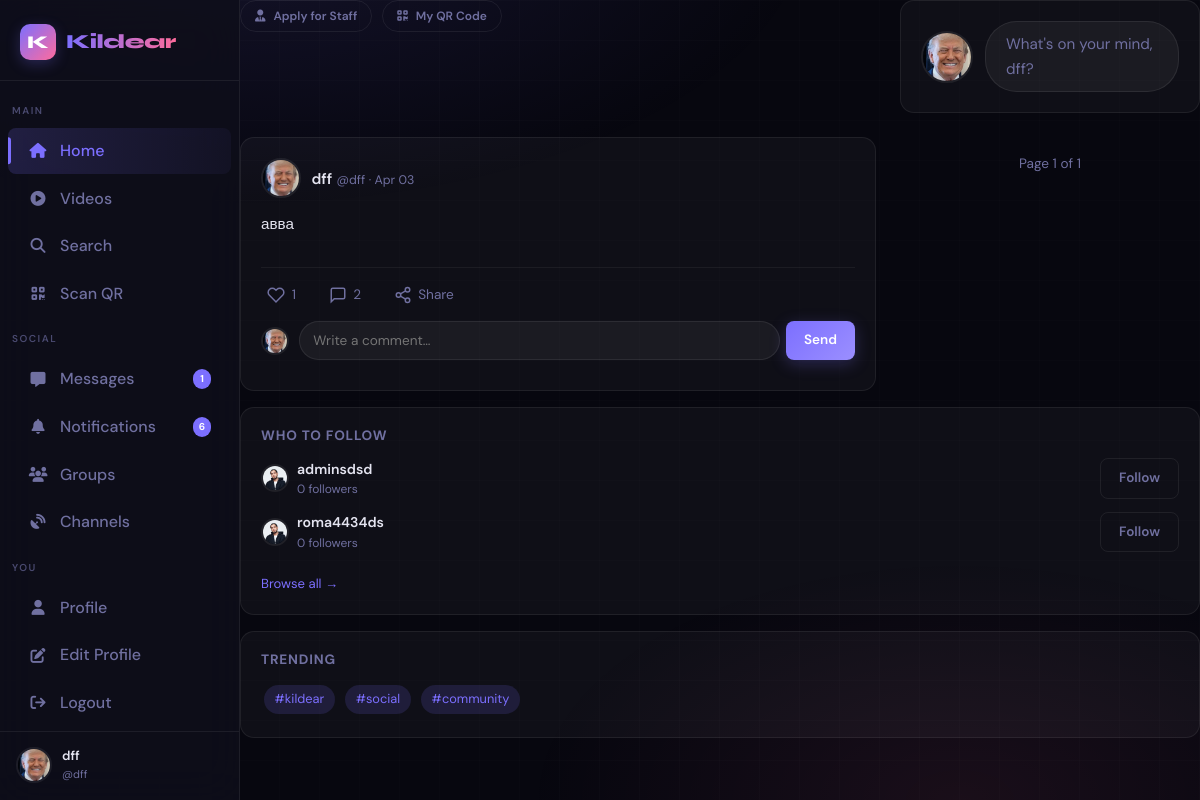
The app's page / (signed in) with its own data.
### app.py (models this page shows, shortened)
class User(UserMixin, db.Model):
    id = db.Column(db.Integer, primary_key=True)
    username = db.Column(db.String(40), unique=True, nullable=False)
    email = db.Column(db.String(120), unique=True, nullable=False)
    password_hash = db.Column(db.String(256), nullable=False)
    display_name = db.Column(db.String(60), default="")
    bio = db.Column(db.String(500), default="")
    preset_avatar = db.Column(db.Integer, default=1)
    preset_cover = db.Column(db.Integer, nullable=True)
    can_upload_custom_avatar = db.Column(db.Boolean, default=False)
    can_upload_custom_cover = db.Column(db.Boolean, default=False)
    custom_avatar = db.Column(db.String(300), nullable=True)
    custom_cover = db.Column(db.String(300), nullable=True)
    website = db.Column(db.String(200), default="")
    location = db.Column(db.String(100), default="")
    accent_color = db.Column(db.String(7), default="#6c63ff")
    is_private = db.Column(db.Boolean, default=False)
    is_verified = db.Column(db.Boolean, default=False)
    is_banned = db.Column(db.Boolean, default=False)
    is_admin = db.Column(db.Boolean, default=False)
    is_moderator = db.Column(db.Boolean, default=False)
    is_online = db.Column(db.Boolean, default=False)
    last_seen = db.Column(db.DateTime, default=datetime.utcnow)
    created_at = db.Column(db.DateTime, default=datetime.utcnow)
    two_factor_enabled = db.Column(db.Boolean, default=False)
    two_factor_secret = db.Column(db.String(32), nullable=True)
    following = db.relationship(
        "User", secondary=follows,
        primaryjoin=follows.c.follower_id == id,
        secondaryjoin=follows.c.followed_id == id,
        backref=db.backref("followers", lazy="dynamic"),
        lazy="dynamic"
    )
    blocked_users = db.relationship(
        "User", secondary=blocks,
        primaryjoin=blocks.c.blocker_id == id,
        secondaryjoin=blocks.c.blocked_id == id,
        backref=db.backref("blocked_by", lazy="dynamic"),
        lazy="dynamic"
    )
    posts = db.relationship("Post", backref="author", lazy="dynamic", foreign_keys="Post.user_id")
    sent_msgs = db.relationship("Message", backref="sender", lazy="dynamic", foreign_keys="Message.sender_id")
    recv_msgs = db.relationship("Message", backref="receiver", lazy="dynamic", foreign_keys="Message.receiver_id")
    notifications = db.relationship("Notification", backref="recipient", lazy="dynamic",
                                    foreign_keys="Notification.user_id")
    comments = db.relationship("Comment", backref="author", lazy="dynamic")
    owned_groups = db.relationship("Group", backref="owner", lazy="dynamic")
    owned_channels = db.relationship("Channel", backref="owner", lazy="dynamic")
    login_history = db.relationship("LoginHistory", backref="user", lazy="dynamic")
    @property
    def follower_count(self):
        return self.followers.count()
    @property
    def avatar_url(self):
        if self.custom_avatar and self.can_upload_custom_avatar:
            return self.custom_avatar
        if self.preset_avatar and self.preset_avatar in PRESET_AVATARS:
            return PRESET_AVATARS[self.preset_avatar]
        return PRESET_AVATARS[1]
    def check_and_update_permissions(self):
        follower_count = self.follower_count
        if follower_count >= 1000 and not self.can_upload_custom_avatar:
            self.can_upload_custom_avatar = True
            db.session.commit()
            logger.info(f"User {self.username} gained custom avatar permission")
        if follower_count >= 5000 and not self.can_upload_custom_cover:
            self.can_upload_custom_cover = True
            db.session.commit()
            logger.info(f"User {self.username} gained custom cover permission")
        return {
            'can_upload_custom_avatar': self.can_upload_custom_avatar,
            'can_upload_custom_cover': self.can_upload_custom_cover
        }

class Post(db.Model):
    id = db.Column(db.Integer, primary_key=True)
    user_id = db.Column(db.Integer, db.ForeignKey("user.id"), nullable=False)
    content = db.Column(db.Text, default="")
    media_url = db.Column(db.String(300), default="")
    media_type = db.Column(db.String(20), default="text")
    thumbnail = db.Column(db.String(300), default="")
    created_at = db.Column(db.DateTime, default=datetime.utcnow)
    views = db.Column(db.Integer, default=0)
    liked_by = db.relationship("User", secondary=post_likes, backref="liked_posts", lazy="dynamic")
    comments = db.relationship("Comment", backref="post", lazy="dynamic", cascade="all,delete")
    expiration = db.relationship("PostExpiration", backref="post_rel", uselist=False, cascade="all,delete")
    @property
    def like_count(self):
        return self.liked_by.count()
    @property
    def comment_count(self):
        return self.comments.count()
    def is_liked_by(self, user) -> bool:
        return self.liked_by.filter(post_likes.c.user_id == user.id).count() > 0

### app.py (the view)
@app.route("/")
@login_required
def index():
    page = request.args.get("page", 1, type=int)
    followed_ids = [u.id for u in current_user.following.all()] + [current_user.id]
    blocked_ids = [b.id for b in current_user.blocked_users]
    posts = (Post.query
             .filter(Post.user_id.in_(followed_ids))
             .filter(Post.user_id.notin_(blocked_ids))
             .order_by(Post.created_at.desc())
             .paginate(page=page, per_page=15, error_out=False))
    suggestions = (User.query
                   .filter(User.id.notin_(followed_ids + blocked_ids))
                   .filter(User.id != current_user.id)
                   .order_by(func.random()).limit(5).all())
    permissions = current_user.check_and_update_permissions()
    return render_template("index.html", posts=posts, suggestions=suggestions, permissions=permissions)

### templates/index.html (shortened to what this page needs)
{% extends "base.html" %}
{% block content %}
<div class="feed-layout">
  <div class="quick-actions" style="display: flex; gap: 10px; margin-bottom: 20px; flex-wrap: wrap;">
    {% if not current_user.is_admin and not current_user.is_moderator %}
    <a href="{{ url_for('apply_admin') }}" class="btn btn-outline btn-sm">
      <i class="fa-solid fa-user-tie"></i> Apply for Staff
    </a>
    {% endif %}
    <button class="btn btn-outline btn-sm" onclick="showMyQRCode()">
      <i class="fa-solid fa-qrcode"></i> My QR Code
    </button>
  </div>
  <div class="card create-post-card" id="createPostCard">
    <div class="create-post-header">
      <a href="{{ url_for('profile', username=current_user.username) }}">
        <img src="{{ current_user.avatar_url }}" class="avatar avatar-md" alt="You">
      </a>
      <button class="create-post-trigger" id="createPostTrigger">
        What's on your mind, {{ current_user.username }}?
      </button>
    </div>
  </div>
  {% if posts.items %}
    {% for post in posts.items %}
    <article class="card post-card" id="post-{{ post.id }}">
      <div class="post-header">
        <a href="{{ url_for('profile', username=post.author.username) }}" class="post-author-link">
          <img src="{{ post.author.avatar_url }}" class="avatar avatar-sm" alt="{{ post.author.username }}">
          <div class="post-author-info">
            <span class="post-author-name">{{ post.author.display_name or post.author.username }}</span>
            <span class="post-author-sub">@{{ post.author.username }} · <time class="rel-time" data-ts="{{ post.created_at.isoformat() }}">{{ post.created_at.strftime('%b %d') }}</time></span>
          </div>
        </a>
      </div>
      {% if post.content %}
      <div class="post-body">
        <p class="post-text {% if post.content|length > 280 %}collapsed{% endif %}" id="text-{{ post.id }}">{{ post.content }}</p>
      </div>
      {% endif %}
      <div class="post-footer">
        <button class="post-action {% if post.is_liked_by(current_user) %}liked{% endif %}"
                onclick="likePost({{ post.id }})">
          <svg width="18" height="18" viewBox="0 0 24 24" fill="{% if post.is_liked_by(current_user) %}currentColor{% else %}none{% endif %}" stroke="currentColor" stroke-width="2">
            <path d="M20.84 4.61a5.5 5.5 0 0 0-7.78 0L12 5.67l-1.06-1.06a5.5 5.5 0 0 0-7.78 7.78l1.06 1.06L12 21.23l7.78-7.78 1.06-1.06a5.5 5.5 0 0 0 0-7.78z"/>
          </svg>
          <span class="like-count" id="like-count-{{ post.id }}">{{ post.like_count }}</span>
        </button>
        <a href="{{ url_for('view_post', post_id=post.id) }}" class="post-action">
          <svg width="18" height="18" viewBox="0 0 24 24" fill="none" stroke="currentColor" stroke-width="2">
            <path d="M21 15a2 2 0 0 1-2 2H7l-4 4V5a2 2 0 0 1 2-2h14a2 2 0 0 1 2 2z"/>
          </svg>
          <span id="comment-count-{{ post.id }}">{{ post.comment_count }}</span>
        </a>
        <button class="post-action" onclick="sharePost({{ post.id }})">
          <svg width="18" height="18" viewBox="0 0 24 24" fill="none" stroke="currentColor" stroke-width="2">
            <circle cx="18" cy="5" r="3"/><circle cx="6" cy="12" r="3"/><circle cx="18" cy="19" r="3"/>
            <line x1="8.59" y1="13.51" x2="15.42" y2="17.49"/><line x1="15.41" y1="6.51" x2="8.59" y2="10.49"/>
          </svg>
          Share
        </button>
      </div>
      <div class="inline-comment">
        <img src="{{ current_user.avatar_url }}" class="avatar avatar-xs" alt="">
        <form class="inline-comment-form" id="comment-form-{{ post.id }}" onsubmit="submitInlineComment(event, {{ post.id }})">
          <input type="text" name="content" class="inline-comment-input" placeholder="Write a comment…" maxlength="1000">
          <button type="submit" class="btn btn-primary btn-xs">Send</button>
        </form>
      </div>
    </article>
    {% endfor %}
    <div class="pagination-row">
      <span class="page-info">Page {{ posts.page }} of {{ posts.pages }}</span>
    </div>
  {% endif %}
</div>
<aside class="right-sidebar">
  <div class="card sidebar-card">
    <h4 class="sidebar-title">Who to follow</h4>
    {% if suggestions %}
      {% for user in suggestions %}
      <div class="suggestion-row">
        <a href="{{ url_for('profile', username=user.username) }}" class="suggestion-user">
          <img src="{{ user.avatar_url }}" class="avatar avatar-xs" alt="{{ user.username }}">
          <div>
            <div class="suggestion-name">{{ user.display_name or user.username }}</div>
            <div class="suggestion-sub">{{ user.follower_count }} followers</div>
          </div>
        </a>
        <button class="btn btn-outline btn-xs" onclick="followUser('{{ user.username }}', this)">Follow</button>
      </div>
      {% endfor %}
    {% else %}
      <p class="sidebar-empty">No suggestions right now.</p>
    {% endif %}
    <a href="{{ url_for('search') }}" class="sidebar-more">Browse all →</a>
  </div>
  <div class="card sidebar-card">
    <h4 class="sidebar-title">Trending</h4>
    <div class="trending-tags">
      <a href="{{ url_for('search', q='kildear') }}" class="trending-tag">#kildear</a>
      <a href="{{ url_for('search', q='social') }}" class="trending-tag">#social</a>
      <a href="{{ url_for('search', q='community') }}" class="trending-tag">#community</a>
    </div>
  </div>
</aside>
{% endblock %}

### templates/base.html (shortened to what this page needs)
<!DOCTYPE html>
<html lang="en" data-theme="dark">
<head>
  <link rel="stylesheet" href="https://cdnjs.cloudflare.com/ajax/libs/font-awesome/6.5.0/css/all.min.css"/>
  <link href="https://cdn.jsdelivr.net/npm/bootstrap@5.3.0/dist/css/bootstrap.min.css" rel="stylesheet">
</head>
<body>
<nav class="sidebar" id="sidebar">
  <a href="{{ url_for('index') }}" class="sidebar-logo">
    <div class="logo-mark">K</div>
    <span class="logo-text">Kildear</span>
  </a>
  <span class="nav-section">Main</span>
  <a href="{{ url_for('index') }}" class="nav-item {% if request.endpoint == 'index' %}active{% endif %}">
    <i class="fa-solid fa-house"></i> Home
  </a>
  <a href="{{ url_for('video_feed') }}" class="nav-item {% if request.endpoint == 'video_feed' %}active{% endif %}">
    <i class="fa-solid fa-play-circle"></i> Videos
  </a>
  <a href="{{ url_for('search') }}" class="nav-item {% if request.endpoint == 'search' %}active{% endif %}">
    <i class="fa-solid fa-magnifying-glass"></i> Search
  </a>
  <a href="{{ url_for('scan_qr_page') }}" class="nav-item {% if request.endpoint == 'scan_qr_page' %}active{% endif %}">
    <i class="fa-solid fa-qrcode"></i> Scan QR
  </a>
  <span class="nav-section">Social</span>
  <a href="{{ url_for('chat_list') }}" class="nav-item {% if 'chat' in request.endpoint %}active{% endif %}">
    <i class="fa-solid fa-message"></i> Messages
    {% if unread_messages > 0 %}
      <span class="nav-badge">{{ unread_messages }}</span>
    {% endif %}
  </a>
  <a href="{{ url_for('notifications') }}" class="nav-item {% if request.endpoint == 'notifications' %}active{% endif %}">
    <i class="fa-solid fa-bell"></i> Notifications
    {% if notif_count > 0 %}
      <span class="nav-badge">{{ notif_count }}</span>
    {% endif %}
  </a>
  <a href="{{ url_for('groups') }}" class="nav-item {% if 'group' in request.endpoint %}active{% endif %}">
    <i class="fa-solid fa-users"></i> Groups
  </a>
  <a href="{{ url_for('channels') }}" class="nav-item {% if 'channel' in request.endpoint %}active{% endif %}">
    <i class="fa-solid fa-satellite-dish"></i> Channels
  </a>
  {% if current_user.is_authenticated %}
  <span class="nav-section">You</span>
  <a href="{{ url_for('profile', username=current_user.username) }}" class="nav-item {% if request.endpoint == 'profile' and request.view_args.get('username') == current_user.username %}active{% endif %}">
    <i class="fa-solid fa-user"></i> Profile
  </a>
  <a href="{{ url_for('edit_profile') }}" class="nav-item {% if request.endpoint == 'edit_profile' %}active{% endif %}">
    <i class="fa-solid fa-pen-to-square"></i> Edit Profile
  </a>
  <a href="{{ url_for('logout') }}" class="nav-item">
    <i class="fa-solid fa-arrow-right-from-bracket"></i> Logout
  </a>
  <div class="sidebar-user">
    <img src="{{ current_user.avatar_url }}" alt="" class="avatar"/>
    <div class="sidebar-user-info">
      <div class="name truncate">{{ current_user.display_name or current_user.username }}</div>
      <div class="handle">@{{ current_user.username }}</div>
    </div>
  </div>
  {% endif %}
</nav>
<div class="app-shell">
  <div class="main-content">
    {% block content %}{% endblock %}
  </div>
</div>
</body>
</html>

### records on screen
User: display_name "dff", username "dff"
Post: author "dff", author.username "dff", created_at "Apr 03", content "авва", like_count "1", comment_count "2"
User: display_name "adminsdsd", follower_count "0"
User: display_name "roma4434ds", follower_count "0"

### other values on screen
{{ unread_messages }} "1"
{{ notif_count }} "6"
{{ posts.page }} "1"
{{ posts.pages }} "1"
